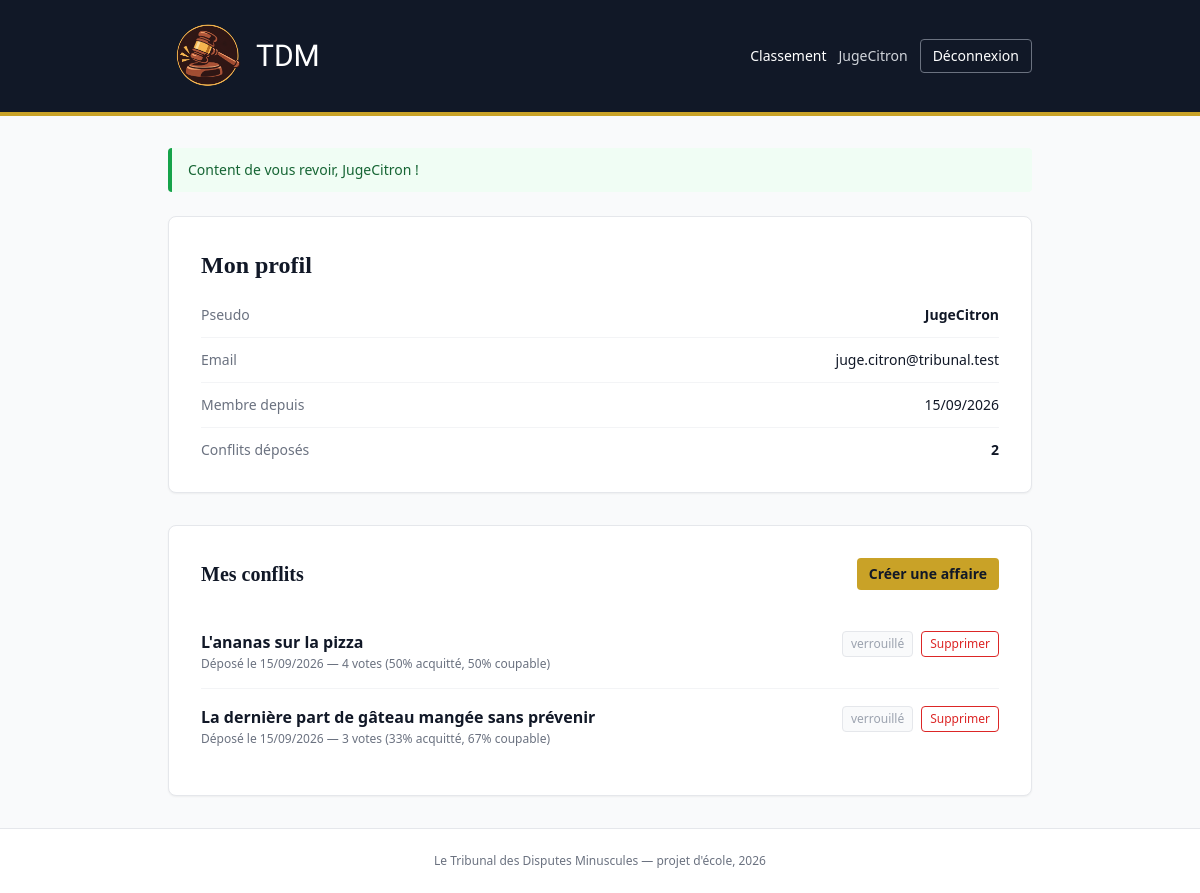
The page /public/profil.php (signed in) on the database its author committed.
### tables this page shows
CREATE TABLE utilisateur (
    id              INT UNSIGNED    NOT NULL AUTO_INCREMENT,
    pseudo          VARCHAR(30)     NOT NULL                      COMMENT 'Nom affiché publiquement',
    email           VARCHAR(180)    NOT NULL                      COMMENT 'Identifiant de connexion',
    mot_de_passe    VARCHAR(255)    NOT NULL                      COMMENT 'Hachage password_hash() — jamais en clair',
    date_creation   DATETIME        NOT NULL DEFAULT CURRENT_TIMESTAMP,

    PRIMARY KEY (id),
    UNIQUE KEY uq_utilisateur_email  (email),    
    UNIQUE KEY uq_utilisateur_pseudo (pseudo),

     
    CONSTRAINT ck_utilisateur_pseudo CHECK (CHAR_LENGTH(pseudo) >= 3),
    CONSTRAINT ck_utilisateur_email  CHECK (email LIKE '%_@_%._%')
);

CREATE TABLE affaire (
    id                INT UNSIGNED  NOT NULL AUTO_INCREMENT,
    id_utilisateur    INT UNSIGNED  NOT NULL                      COMMENT 'Auteur de l''affaire',
    titre             VARCHAR(120)  NOT NULL,
    description       TEXT          NOT NULL                      COMMENT 'Exposé des faits',
    argument_1        TEXT          NOT NULL                      COMMENT 'Argument de défense n°1',
    argument_2        TEXT          NULL                          COMMENT 'Argument de défense n°2 (facultatif)',
    date_creation     DATETIME      NOT NULL DEFAULT CURRENT_TIMESTAMP,
    date_modification DATETIME      NULL ON UPDATE CURRENT_TIMESTAMP,

    PRIMARY KEY (id),

     
    CONSTRAINT fk_affaire_utilisateur
        FOREIGN KEY (id_utilisateur) REFERENCES utilisateur (id)
        ON DELETE CASCADE
        ON UPDATE CASCADE,

     
    CONSTRAINT ck_affaire_titre CHECK (CHAR_LENGTH(titre) BETWEEN 5 AND 120),

    KEY idx_affaire_auteur (id_utilisateur),
    KEY idx_affaire_date   (date_creation DESC)    
);

### app/controllers/profil.php (called while the page is built, shortened)
<?php
require_once __DIR__ . '/../models/utilisateur.php';
require_once __DIR__ . '/../models/affaire.php';
$idUtilisateur = (int) utilisateurConnecte()['id'];
$utilisateur = trouverUtilisateurParId($pdo, $idUtilisateur);
$mesConflits = affairesDeUtilisateur($pdo, $idUtilisateur);
require __DIR__ . '/../views/header.php';
require __DIR__ . '/../views/profil.php';
require __DIR__ . '/../views/footer.php';

### public/profil.php (called while the page is built)
<?php
require_once __DIR__ . '/../app/config.php';
require __DIR__ . '/../app/controllers/profil.php';

### app/config.php (called while the page is built, shortened)
<?php
$modeDeveloppement = true;
$hote        = '127.0.0.1';
$port        = '3306';
$nomBase     = 'tribunal';
$identifiant = 'root';
$motDePasse  = '';
try {
    $pdo = new PDO(
        "mysql:host=$hote;port=$port;dbname=$nomBase;charset=utf8mb4",
        $identifiant,
        $motDePasse,
        [
            PDO::ATTR_ERRMODE            => PDO::ERRMODE_EXCEPTION,
            PDO::ATTR_DEFAULT_FETCH_MODE => PDO::FETCH_ASSOC,
        ]
    );
} catch (PDOException $erreur) {
    if ($modeDeveloppement) {
        die('Connexion a la base impossible.<br>'
            . "Reglages utilises : $identifiant@$hote:$port, base « $nomBase ».<br>"
            . 'Verifiez que MySQL est demarre, et que ces valeurs sont les bonnes.');
    }
    error_log('Connexion PDO impossible : ' . $erreur->getMessage());
    die('Le site est momentanement indisponible. Merci de reessayer plus tard.');
}
require_once __DIR__ . '/models/utilisateur.php';
if (isset($_SESSION['utilisateur']['id'])) {
    $compteExiste = trouverUtilisateurParId($pdo, (int) $_SESSION['utilisateur']['id']);
}
function e(?string $texte): string
{
    return htmlspecialchars($texte ?? '', ENT_QUOTES, 'UTF-8');
}
function utilisateurConnecte(): ?array
{
    return $_SESSION['utilisateur'] ?? null;
}
function estConnecte(): bool
{
    return isset($_SESSION['utilisateur']);
}

### app/models/utilisateur.php (called while the page is built, shortened)
<?php
function trouverUtilisateurParId(PDO $pdo, int $id): ?array
{
    $requete = $pdo->prepare('SELECT * FROM utilisateur WHERE id = ?');
    $requete->execute([$id]);
    return $requete->fetch() ?: null;
}

### app/models/affaire.php (called while the page is built, shortened)
<?php
function affairesDeUtilisateur(PDO $pdo, int $idUtilisateur): array
{
    $requete = $pdo->prepare(
        'SELECT id, titre, description, date_creation,
                total_votes, pct_acquitte, pct_coupable, modifiable
         FROM v_affaire_stats
         WHERE id_utilisateur = ?
         ORDER BY date_creation DESC'
    );
    $requete->execute([$idUtilisateur]);
    return $requete->fetchAll();
}

### app/views/profil.php (the view, shortened to what this page needs)
<div class="bg-white rounded-lg shadow-sm border border-gray-200 p-6 sm:p-8 mb-8">
    <h1 class="text-2xl font-bold mb-6" style="font-family: Georgia, serif;">Mon profil</h1>
    <dl class="space-y-3 text-sm">
        <div class="flex justify-between border-b border-gray-100 pb-3">
            <dt class="text-gray-500">Pseudo</dt>
            <dd class="font-semibold"><?= e($utilisateur['pseudo']) ?></dd>
        </div>
        <div class="flex justify-between border-b border-gray-100 pb-3">
            <dt class="text-gray-500">Email</dt>
            <dd><?= e($utilisateur['email']) ?></dd>
        </div>
        <div class="flex justify-between border-b border-gray-100 pb-3">
            <dt class="text-gray-500">Membre depuis</dt>
            <dd><?= date('d/m/Y', strtotime($utilisateur['date_creation'])) ?></dd>
        </div>
        <div class="flex justify-between">
            <dt class="text-gray-500">Conflits déposés</dt>
            <dd class="font-semibold"><?= count($mesConflits) ?></dd>
        </div>
    </dl>
</div>
<div class="bg-white rounded-lg shadow-sm border border-gray-200 p-6 sm:p-8">
    <div class="flex items-center justify-between mb-6">
        <h2 class="text-xl font-bold" style="font-family: Georgia, serif;">Mes conflits</h2>
        <a href="affaire-creer.php"
           class="text-sm px-3 py-1.5 rounded bg-dore text-encre font-semibold hover:bg-yellow-500">
            Créer une affaire
        </a>
    </div>
    <?php if (count($mesConflits) === 0): ?>
        <p class="text-sm text-gray-500 py-6 text-center">
            Vous n'avez encore déposé aucun conflit.
        </p>
    <?php else: ?>
        <ul class="divide-y divide-gray-100">
            <?php foreach ($mesConflits as $conflit): ?>
                <li class="py-4">
                    <div class="flex items-start justify-between gap-4">
                        <div class="min-w-0">
                            <p class="font-semibold truncate"><?= e($conflit['titre']) ?></p>
                            <p class="text-xs text-gray-500 mt-0.5">
                                Déposé le <?= date('d/m/Y', strtotime($conflit['date_creation'])) ?>
                                —
                                <?php if ((int) $conflit['total_votes'] === 0): ?>
                                    aucun vote pour l'instant
                                <?php else: ?>
                                    <?= (int) $conflit['total_votes'] ?> vote<?= $conflit['total_votes'] > 1 ? 's' : '' ?>
                                    (<?= (int) $conflit['pct_acquitte'] ?>% acquitté,
                                     <?= (int) $conflit['pct_coupable'] ?>% coupable)
                                <?php endif; ?>
                            </p>
                        </div>
                        <div class="shrink-0 flex items-center gap-2">
                            <?php if ((int) $conflit['modifiable'] === 1): ?>
                                <a href="affaire-modifier.php?id=<?= (int) $conflit['id'] ?>"
                                   class="text-xs px-2 py-1 rounded border border-gray-300 hover:bg-gray-50 btn-modifier">
                                    Modifier
                                </a>
                            <?php else: ?>
                                <span class="text-xs px-2 py-1 rounded bg-gray-50 text-gray-400 border border-gray-200"
                                      title="Une affaire deja votee ne peut plus etre modifiee">
                                    verrouillé
                                </span>
                            <?php endif; ?>
                            <form method="post" action="affaire-supprimer.php?id=<?= (int) $conflit['id'] ?>"
                                  onsubmit="return confirm('Supprimer définitivement cette affaire ?');">
                                <button type="submit"
                                        class="text-xs px-2 py-1 rounded border border-coupable text-coupable hover:bg-red-50">
                                    Supprimer
                                </button>
                            </form>
                        </div>
                    </div>
                </li>
            <?php endforeach; ?>
        </ul>
    <?php endif; ?>
</div>

### app/views/header.php (shortened to what this page needs)
<!DOCTYPE html>
<html lang="fr">
<head>
    <link rel="stylesheet" href="css/index.css">
    <script src="https://cdn.tailwindcss.com"></script>
</head>
<body class="min-h-screen bg-gray-50 text-encre flex flex-col">
    <header class="bg-encre text-white border-b-4 border-dore">
        <div class="max-w-4xl mx-auto px-4 py-4">
            <div class="flex items-center justify-between gap-4">
                <a href="index.php" class="flex items-center gap-2 hover:opacity-80">
                    <img
                        src="images/Logo_tribunal.png"
                        alt="Logo du Tribunal"
                        class="w-20 h-20"
                    >
                    <span class="text-lg sm:text-3xl rammetto-one-regular">
                        TDM
                    </span>
                </a>
                <nav class="hidden sm:flex items-center gap-3 text-sm">
                    <a href="classement.php" class="hover:text-dore">
                        Classement
                    </a>
                    <?php if (estConnecte()): ?>
                        <a href="profil.php"
                            class="text-gray-300 hover:text-dore">
                            <?= e(utilisateurConnecte()['pseudo']) ?>
                        </a>
                        <a href="deconnexion.php"
                            class="px-3 py-1.5 rounded border border-gray-500 hover:bg-white hover:text-encre">
                            Déconnexion
                        </a>
                    <?php endif; ?>
                </nav>
            </div>
        </div>
    </header>
    <main class="flex-1 w-full max-w-4xl mx-auto px-4 py-8">
        <?php
        if (isset($_SESSION['message'])):
            ?>
            <div class="mb-6 rounded border-l-4 border-acquitte bg-green-50 px-4 py-3 text-sm text-green-800">
                <?= e($_SESSION['message']) ?>
            </div>
        <?php endif; ?>

### public/css/index.css (style rules this page uses)
.rammetto-one-regular { font-family: "Rammetto One", sans-serif; font-weight: 400; font-style: normal; }

### rows shown on the page
utilisateur: pseudo "JugeCitron", email "juge.citron@tribunal.test", date_creation "15/09/2026"
affaire: titre "L'ananas sur la pizza", date_creation "15/09/2026", total_votes "4", pct_acquitte "50", pct_coupable "50"
affaire: titre "La dernière part de gâteau mangée sans prévenir", date_creation "15/09/2026", total_votes "3", pct_acquitte "33", pct_coupable "67"

### other values the page prints
$_SESSION['message'] "Content de vous revoir, JugeCitron !"
count($mesConflits) "2"
